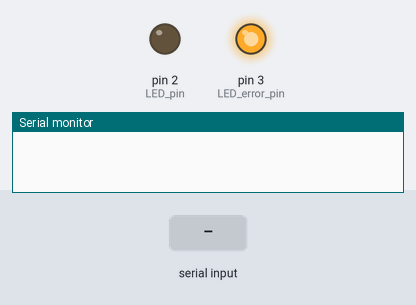
This sketch was run on a simulated Arduino Uno, built with avr-gcc and run on an emulated ATmega328P. On the bench: output pins drawn as LEDs (lit = HIGH), the last lines printed to the serial monitor. The inputs (shaded band) are chosen by the test bench.

Above: at 1.2 s.
1.3 s: "ON\n" received over Serial
At 1.8 s:
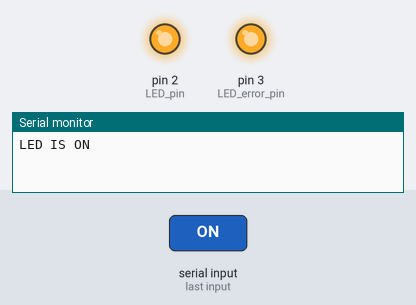
4.3 s: "OFF\n" received over Serial
At 4.8 s:
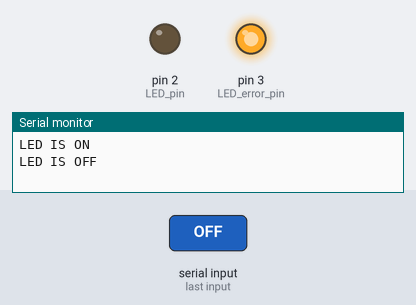
Timing chart, 0 to 7.3 s (numbered marks = the images above; inputs shaded):
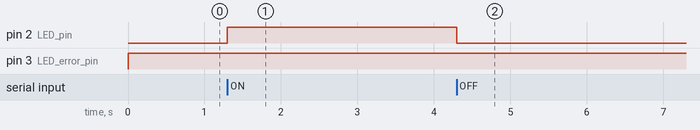

The sketch:

ESP_ROS_COMMUNICATION_TEST.ino
```cpp
#define LED_pin 2
#define LED_error_pin 3
String msg = "";

void setup() {
  // put your setup code here, to run once:
  pinMode(LED_pin, OUTPUT);
  pinMode(LED_error_pin, OUTPUT);
  Serial.begin(921600);
}

void loop() {
  // put your main code here, to run repeatedly:
  if (Serial.available()) {
    msg = Serial.readStringUntil('\n');
    //Serial.println(msg);
  }

  if (msg.equals("ON")) {
    digitalWrite(LED_pin, HIGH);
    Serial.println("LED IS ON");
    //Serial.println('\n');
  }

  else if (msg.equals("OFF")) {
    digitalWrite(LED_pin, LOW);
    Serial.println("LED IS OFF");
    //Serial.println('\n');
  }

  else {
    digitalWrite(LED_error_pin, HIGH);
    delay(100);
    digitalWrite(LED_error_pin, LOW);
  }

  msg = "";
}
```

Measured:
- after the input at 1.3 s, pin 2 (LED_pin): LOW → HIGH at once
- after the input at 4.3 s, pin 2 (LED_pin): HIGH → LOW at once
